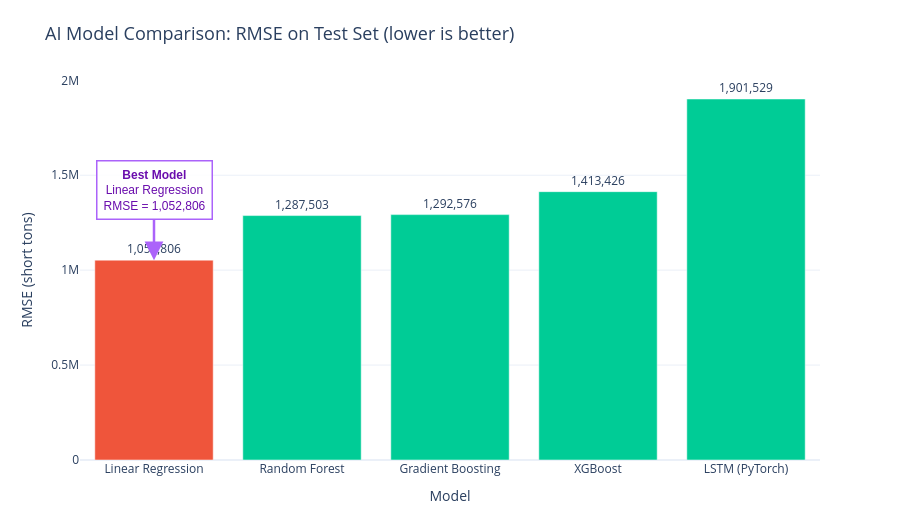

Here is the notebook cell this chart was saved with:
### Code cell
# Bar chart comparing RMSE of all models with an arrow marking the best model
rmse_colors = ['#EF553B' if m == best_model_name else '#00CC96' for m in metrics_df['Model']]

fig_rmse = go.Figure(go.Bar(
    x=metrics_df['Model'],
    y=metrics_df['RMSE'],
    marker_color=rmse_colors,
    text=[f"{v:,.0f}" for v in metrics_df['RMSE']],
    textposition='outside',
    textfont=dict(size=12)
))

fig_rmse.add_annotation(
    x=best_model_name,
    y=best_rmse,
    ax=0,
    ay=-70,
    xref='x',
    yref='y',
    axref='pixel',
    ayref='pixel',
    text=f"<b>Best Model</b><br>{best_model_name}<br>RMSE = {best_rmse:,.0f}",
    showarrow=True,
    arrowhead=2,
    arrowsize=1.5,
    arrowwidth=2.5,
    arrowcolor='#AB63FA',
    font=dict(size=12, color='#6A0DAD', family='Arial'),
    bgcolor='rgba(255,255,255,0.88)',
    bordercolor='#AB63FA',
    borderwidth=1.5,
    borderpad=6
)

fig_rmse.update_layout(
    title=dict(text='AI Model Comparison: RMSE on Test Set (lower is better)', font=dict(size=18)),
    xaxis_title='Model',
    yaxis_title='RMSE (short tons)',
    template='plotly_white',
    height=520,
    showlegend=False,
    margin=dict(t=80, b=60)
)
fig_rmse.show()

### Figure 1 — Plotly figure (JSON) as saved in the notebook; plotly's stock layout.template omitted (floating-point values rounded to 4 significant figures)
{"data": [{"marker": {"color": ["#EF553B", "#00CC96", "#00CC96", "#00CC96", "#00CC96"]}, "text": ["1,052,806", "1,287,503", "1,292,576", "1,413,426", "1,901,529"], "textfont": {"size": 12}, "textposition": "outside", "type": "bar", "x": ["Linear Regression", "Random Forest", "Gradient Boosting", "XGBoost", "LSTM (PyTorch)"], "y": [1053000.0, 1288000.0, 1293000.0, 1413000.0, 1902000.0]}], "layout": {"annotations": [{"arrowcolor": "#AB63FA", "arrowhead": 2, "arrowsize": 1.5, "arrowwidth": 2.5, "ax": 0, "axref": "pixel", "ay": -70, "ayref": "pixel", "bgcolor": "rgba(255,255,255,0.88)", "bordercolor": "#AB63FA", "borderpad": 6, "borderwidth": 1.5, "font": {"color": "#6A0DAD", "family": "Arial", "size": 12}, "showarrow": true, "text": "<b>Best Model</b><br>Linear Regression<br>RMSE = 1,052,806", "x": "Linear Regression", "xref": "x", "y": 1053000.0, "yref": "y"}], "height": 520, "margin": {"b": 60, "t": 80}, "showlegend": false, "title": {"font": {"size": 18}, "text": "AI Model Comparison: RMSE on Test Set (lower is better)"}, "xaxis": {"title": {"text": "Model"}}, "yaxis": {"title": {"text": "RMSE (short tons)"}}}}
